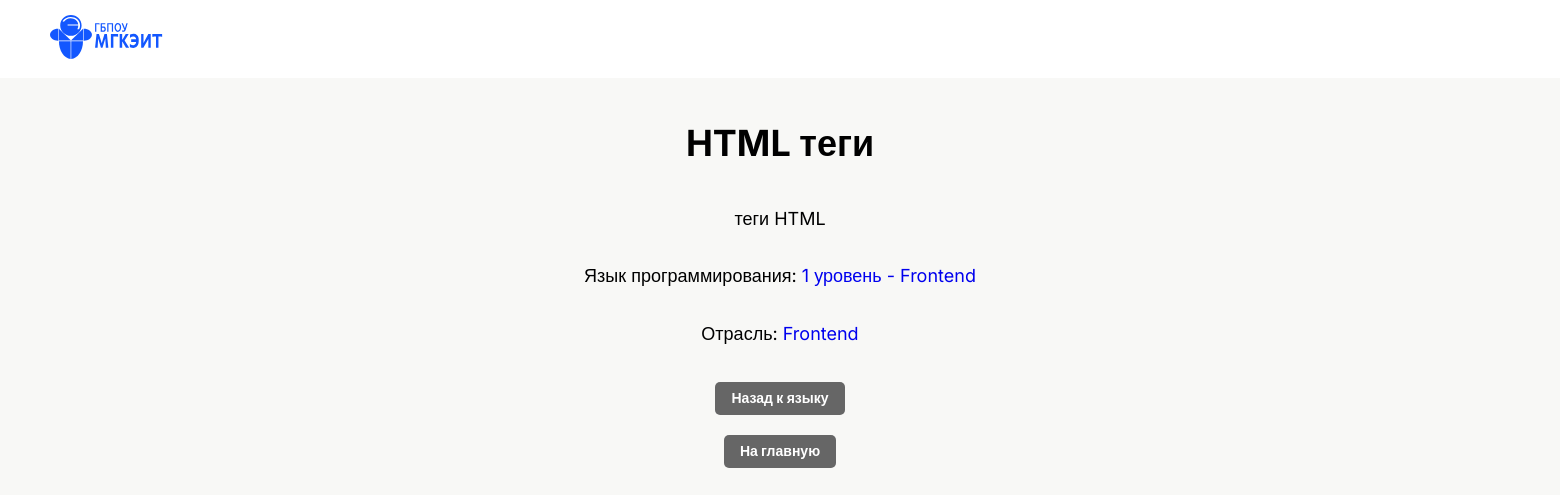
/sector/frontend/lang/1/topic/html-tegi/, run on an earlier commit of the app's database.
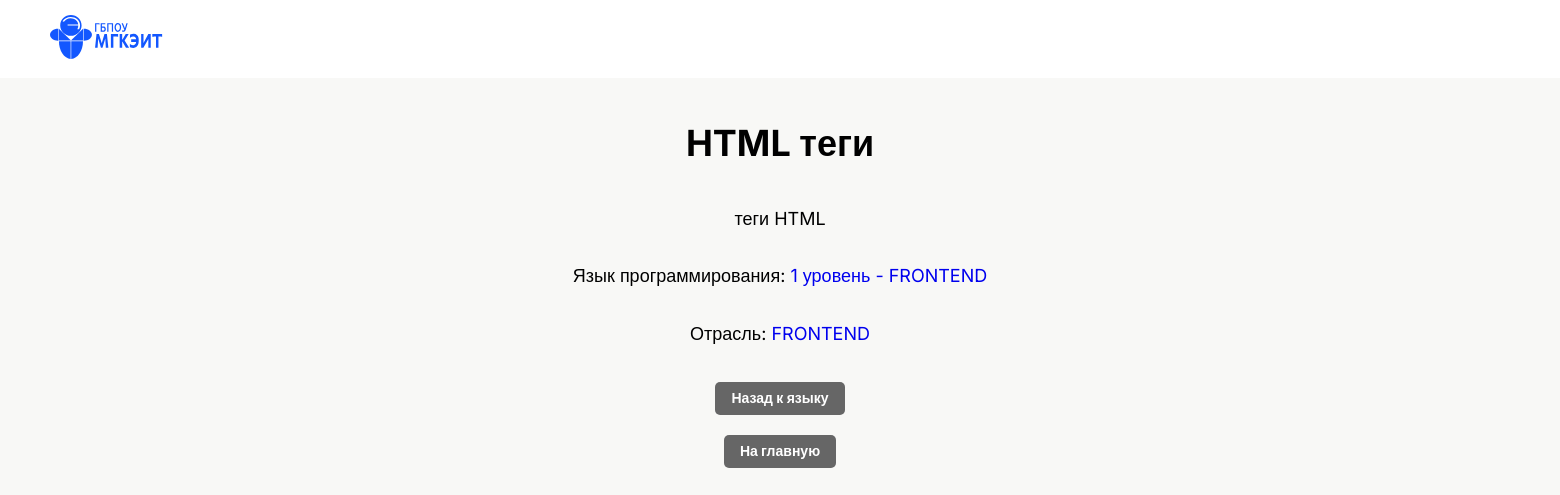
And on a later commit of the database.
### bazaznaniy/models.py (models this page shows, shortened)
class Topic(models.Model):
    lang = models.ForeignKey(Lang, on_delete=models.CASCADE,
                             related_name='topics', verbose_name='Язык Программирования')
    name = models.CharField('Название темы', max_length=200)
    slug = models.SlugField('URL', max_length=200, blank=True)
    description = models.TextField('Описание', blank=True)
    icon = models.CharField('Иконка', max_length=50, blank=True,
                            help_text='Название иконки или emoji')
    order = models.IntegerField('Порядок отображения', default=0)
    is_active = models.BooleanField('Активен', default=True)
    created_at = models.DateTimeField('Дата создания', auto_now_add=True)
    class Meta:
        verbose_name = 'Тема'
        verbose_name_plural = 'Темы'
        ordering = ['lang', 'order', 'name']
        unique_together = ['lang', 'slug']

class Lang(models.Model):
    sector = models.ForeignKey(Sector, on_delete=models.CASCADE,
                             related_name='langs', verbose_name='Отрасль')
    number = models.IntegerField('Уровень',
                                choices=[(1, '1 уровень'), (2, '2 уровень'),
                                        (3, '3 уровень'), (4, '4 уровень')])
    description = models.TextField('Описание', blank=True)
    is_active = models.BooleanField('Активен', default=True)
    class Meta:
        verbose_name = 'Язык Программирования'
        verbose_name_plural = 'Языки Программирования'
        ordering = ['sector', 'number']
        unique_together = ['sector', 'number']
    def __str__(self):
        return f"{self.number} уровень - {self.sector.name}"

class Sector(models.Model):
    name = models.CharField('Название', max_length=200)
    slug = models.SlugField('URL', unique=True, max_length=200, blank=True)
    order = models.IntegerField('Порядок отображения', default=0)
    is_active = models.BooleanField('Активна', default=True)
    created_at = models.DateTimeField('Дата создания', auto_now_add=True)
    class Meta:
        verbose_name = 'Отрасль'
        verbose_name_plural = 'Отрасли'
        ordering = ['order', 'name']

### bazaznaniy/views.py (the view)
# urls.py: path('sector/<slug:sector_slug>/lang/<int:lang_number>/topic/<slug:topic_slug>/', views.topic_detail, name='topic_detail'),
def topic_detail(request, sector_slug, lang_number, topic_slug):
    topic = get_object_or_404(Topic, lang__sector__slug=sector_slug, lang__number=lang_number, slug=topic_slug)
    return render(request, 'bazaznaniy/topic_detail.html', {'topic': topic})

### bazaznaniy/templates/bazaznaniy/topic_detail.html (shortened to what this page needs)
{% extends 'bazaznaniy/layout.html' %}
{% load static %}
{% block content %}
<div class="content">
    <h1>{{ topic.name }}</h1>
    <p>{{ topic.description|default:"Описание отсутствует" }}</p>
    <p>Язык программирования: <a href="{% url 'lang_detail' sector_slug=topic.lang.sector.slug lang_number=topic.lang.number %}">{{ topic.lang }}</a></p>
    <p>Отрасль: <a href="{% url 'sector_detail' slug=topic.lang.sector.slug %}">{{ topic.lang.sector.name }}</a></p>
    <a href="{% url 'lang_detail' sector_slug=topic.lang.sector.slug lang_number=topic.lang.number %}" class="back-button">Назад к языку</a>
    <a href="{% url 'home' %}" class="back-button">На главную</a>
</div>
{% endblock %}

What changed in the data, as far as the page shows it:
changed through a linked row, Topic "HTML теги": lang "1 уровень - Frontend" → "1 уровень - FRONTEND"; lang.sector.name "Frontend" → "FRONTEND"
